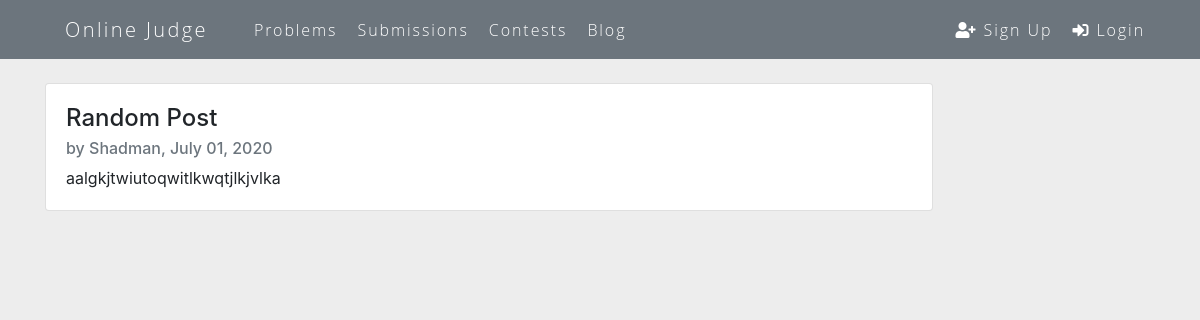
The page /blog/post/8/ on the database its author committed.
### blog/models.py (models this page shows, shortened)
class Post(models.Model):
	title = models.CharField(max_length=150)
	content = RichTextField(blank=True, null=True)
	date_posted = models.DateTimeField(default=timezone.now)
	author = models.ForeignKey(User, on_delete=models.CASCADE)

### blog/views.py (the view)
# urls.py: path('post/<int:pk>/', PostDetailView.as_view(), name='post-detail'),
class PostDetailView(DetailView):
	model = Post

### blog/templates/blog/post_detail.html (shortened to what this page needs)
{% extends "base.html" %}
{% block content %}
	<div class="container">
		<div class="card" style="width: 80%;">
		  <div class="card-body">
		    <h4 class="card-title">  {{object.title }} </h4>
		    <h6 class="card-subtitle mb-2 text-muted"> by {{ object.author }}, {{ object.date_posted|date:"F d, Y"}}</h6>
		    <p class="card-text">{{ object.content|safe }}</p>
		  </div>
		</div>
	</div>
{% endblock content %}

### accounts/templates/base.html (style rules this page uses)
body { margin: 0px; padding: 0px; }

### blog/templates/blog/post_detail.html (style rules this page uses)
body { background: #ededed; }
.card { margin-bottom: 20px; }
.card-text { margin-bottom: 0px; }

### rows shown on the page
Post: title "Random Post", author "Shadman", date_posted "July 01, 2020", content "aalgkjtwiutoqwitlkwqtjlkjvlka"
